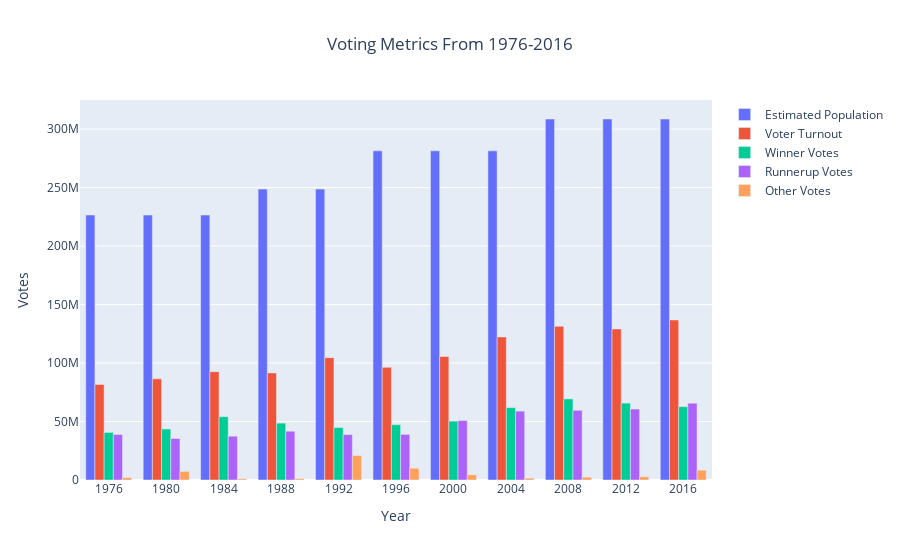

Here is the notebook cell this chart was saved with:
### Markdown cell above
## Plot Voting Metrics

### Code cell
import plotly as px
import plotly.graph_objects as go

fig = go.Figure(data=[
    go.Bar(name='Estimated Population', x=election_years, y=[state_population_totals[yr] for yr in election_years]),
    go.Bar(name='Voter Turnout', x=election_years, y=[total_votes[yr] for yr in election_years]),
    go.Bar(name='Winner Votes', x=election_years, y=[winner_totals[yr] for yr in election_years]),
    go.Bar(name='Runnerup Votes', x=election_years, y=[runnerup_totals[yr] for yr in election_years]),
    go.Bar(name='Other Votes', x=election_years, y=[other_totals[yr] for yr in election_years])
    
])
fig.update_layout(uniformtext_minsize=8, uniformtext_mode='hide', title="Voting Metrics From 1976-2016",title_x=0.5,xaxis_title="Year",
yaxis_title="Votes")

fig.update_xaxes( tickvals = list(range(1976,2017,4)) ) 

    
fig.show()

### Figure 1 — Plotly figure (JSON) as saved in the notebook; plotly's stock layout.template omitted (floating-point values rounded to 4 significant figures)
{"data": [{"name": "Estimated Population", "type": "bar", "x": [1976, 1980, 1984, 1988, 1992, 1996, 2000, 2004, 2008, 2012, 2016], "y": [226545805, 226545805, 226545805, 248709873, 248709873, 281421906, 281421906, 281421906, 308664923, 308664923, 308664923]}, {"name": "Voter Turnout", "type": "bar", "x": [1976, 1980, 1984, 1988, 1992, 1996, 2000, 2004, 2008, 2012, 2016], "y": [81601344, 86496851, 92654861, 91586825, 104599780, 96389818, 105593982, 122349450, 131419253, 129139997, 136787187]}, {"name": "Winner Votes", "type": "bar", "x": [1976, 1980, 1984, 1988, 1992, 1996, 2000, 2004, 2008, 2012, 2016], "y": [40680446, 43642639, 54166829, 48642640, 44876718, 47295351, 50311372, 61872711, 69338846, 65752017, 62692411]}, {"name": "Runnerup Votes", "type": "bar", "x": [1976, 1980, 1984, 1988, 1992, 1996, 2000, 2004, 2008, 2012, 2016], "y": [38870893, 35480948, 37449813, 41716679, 38799229, 39003697, 50830580, 58894554, 59613835, 60670117, 65677168]}, {"name": "Other Votes", "type": "bar", "x": [1976, 1980, 1984, 1988, 1992, 1996, 2000, 2004, 2008, 2012, 2016], "y": [2050005, 7373264, 1038219, 1227506, 20923833, 10090770, 4452030, 1582185, 2466572, 2717863, 8417608]}], "layout": {"title": {"text": "Voting Metrics From 1976-2016", "x": 0.5}, "uniformtext": {"minsize": 8, "mode": "hide"}, "xaxis": {"tickvals": [1976, 1980, 1984, 1988, 1992, 1996, 2000, 2004, 2008, 2012, 2016], "title": {"text": "Year"}}, "yaxis": {"title": {"text": "Votes"}}}}
